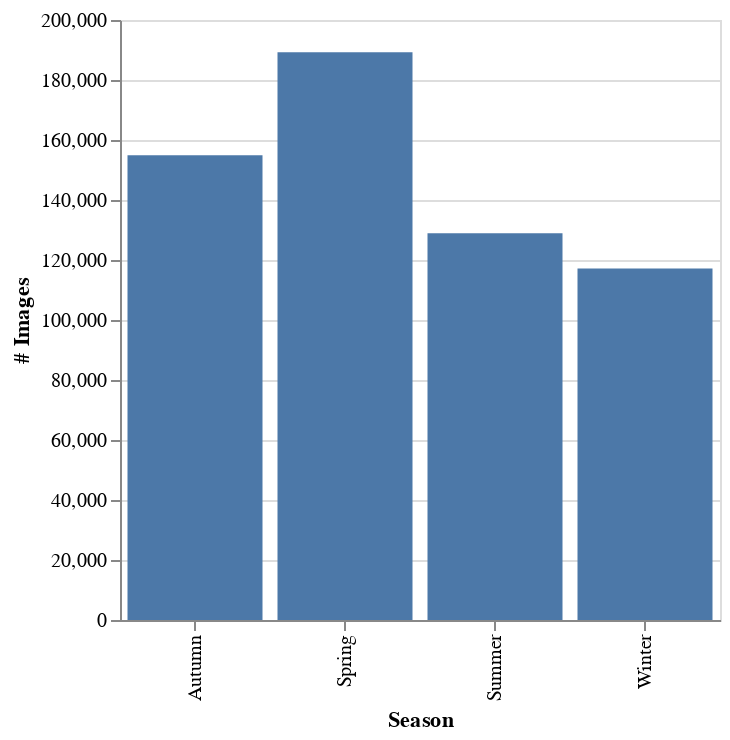

The cell this chart's notebook holds for it:
### Markdown cell above
To get most of the high-volume data from remote sensing images, one can employ deep-learning.
Deep-learning has become the state-of-the-art solution to complex computer vision applications.
Usually, deep-learning models are used on classic RGB images, but they also seem to be promising for these multi-spectral images. To train and test these models, researchers need large, high-quality datasets.
The data assembly was not a problem, thanks to the open data policy of the Sentinel-2 imagery.
Sumbul *et. al* {% cite Sumbul2019 %} were able to assemble and published such a dataset, [BigEarthNet](http://bigearth.net/).

## BigEarthNet
The BigEarthNet archive uses Sentinel-2 tiles that are distributed over 10 countries from Europe {% fn 2 %}.
Only tiles with a cloud cover percentage under 1% containing no missing/faulty pixels were considered. The tiles were then split into smaller non-overlapping patches for further processing and publication.
In total, the dataset consists of 590,326 patches, each of which covers a region of 1.200m x 1.200m.
Due to the different spatial resolution of the various bands, the patches have different sizes. 120 x 120 pixels for 10m bands, 60 x 60 pixels for 20m bands, and 20 x 20 pixels for 60m bands.

As the archive is based on Sentinel-2 images, the radiometric resolution is 16-bits.
The time-frame for the acquisition dates were between June 2017 $-$ June 2018. Due to the winter months generally having
higher cloud coverages, the winter season has the fewest samples, as seen in the following chart.

### Code cell
#collapse
season_data = pd.DataFrame([
    {"Season": "Autumn", "# Images": 154_943},
    {"Season": "Winter", "# Images": 117_156},
    {"Season": "Spring", "# Images": 189_276},
    {"Season": "Summer", "# Images": 128_951},
])

alt.Chart(season_data).mark_bar().encode(
    x="Season",
    y="# Images",
    tooltip=[
        alt.Tooltip("Season"),
        alt.Tooltip("# Images"), 
    ],
).properties(
    width=300
)

### Figure 1 — Vega-Lite specification as saved in the notebook (floating-point values rounded to 4 significant figures)
{"config": {"view": {"continuousWidth": 400, "continuousHeight": 300}}, "data": {"name": "data-5f998322fef9fae3a2f186fbce23f9c7"}, "mark": "bar", "encoding": {"tooltip": [{"type": "nominal", "field": "Season"}, {"type": "quantitative", "field": "# Images"}], "x": {"type": "nominal", "field": "Season"}, "y": {"type": "quantitative", "field": "# Images"}}, "width": 300, "$schema": "https://vega.github.io/schema/vega-lite/v4.8.1.json", "datasets": {"data-5f998322fef9fae3a2f186fbce23f9c7": [{"Season": "Autumn", "# Images": 154943}, {"Season": "Winter", "# Images": 117156}, {"Season": "Spring", "# Images": 189276}, {"Season": "Summer", "# Images": 128951}]}}
